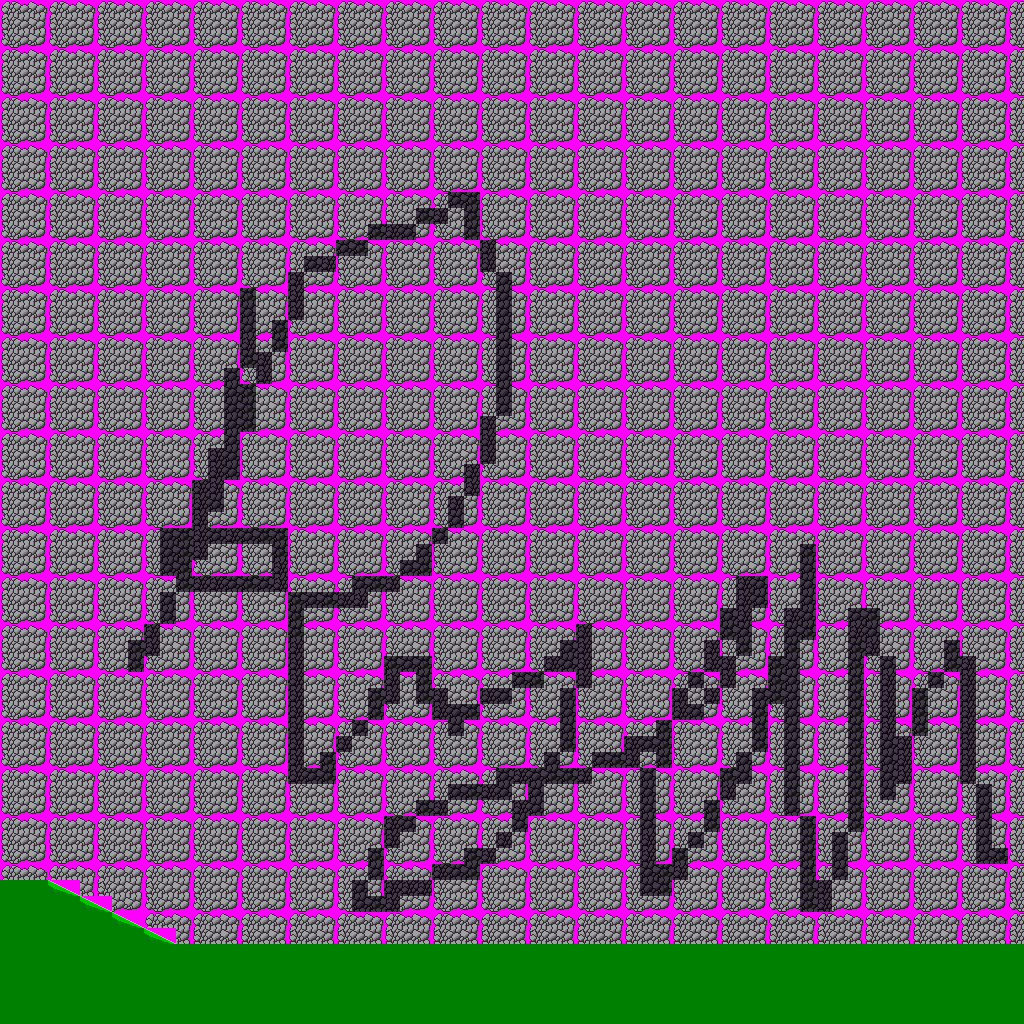

This game map was drawn from its Tiled (.tmx) file and the tilesets committed beside it. A one-line description and the trimmed map source follow:
An orthogonal 64x64 tile map with 16x16 px tiles, 4 tile layers (BG Layer, Tile Layer 1, Collision, SlopeCollision) and 2 objects (PLAYER, CAMERA).

<map version="1.0" orientation="orthogonal" renderorder="left-up" width="64" height="64" tilewidth="16" tileheight="16" backgroundcolor="#0090b1" nextobjectid="5">
 <tileset firstgid="1" source="TileSets/GrassTerrain.tsx" />
 <layer name="BG Layer" width="64" height="64">
  <properties>
   <property name="_DEPTH" type="int" value="20" />
  </properties>
  <data>[4096 cells, 4096 non-empty, 3 distinct tile ids]</data>
 </layer>
 <layer name="Tile Layer 1" width="64" height="64">
  <properties>
   <property name="_DEPTH" type="int" value="10" />
  </properties>
  <data>[4096 cells, 3785 non-empty, 9 distinct tile ids]</data>
 </layer>
 <objectgroup name="OBJs">
  <properties>
   <property name="_DEPTH" type="int" value="0" />
  </properties>
  <object id="1" name="PLAYER" x="312" y="480" width="40" height="36">
   <properties>
    <property name="_SCRIPT" value="heor.lua" />
   </properties>
  </object>
  <object id="2" name="CAMERA_MAIN" type="CAMERA" x="4" y="284" width="640" height="480">
   <properties>
    <property name="_DEPTH" type="int" value="0" />
    <property name="MAIN_CAMERA" type="bool" value="true" />
    <property name="_PARENT" type="int" value="1" />
   </properties>
  </object>
 </objectgroup>
 <layer name="Collision" width="64" height="64">
  <properties>
   <property name="_SOLID" type="bool" value="true" />
   <property name="_DEPTH" type="int" value="-10" />
   <property name="VISIBLE" type="bool" value="false" />
  </properties>
  <data>[4096 cells, 344 non-empty, 1 distinct tile ids]</data>
 </layer>
 <layer name="SlopeCollision" width="64" height="64">
  <properties>
   <property name="_SOLID" type="bool" value="true" />
   <property name="_DEPTH" type="int" value="-20" />
   <property name="_HMAP" type="bool" value="true" />
   <property name="VISIBLE" type="bool" value="false" />
  </properties>
  <data>[4096 cells, 8 non-empty, 2 distinct tile ids]</data>
 </layer>
</map>